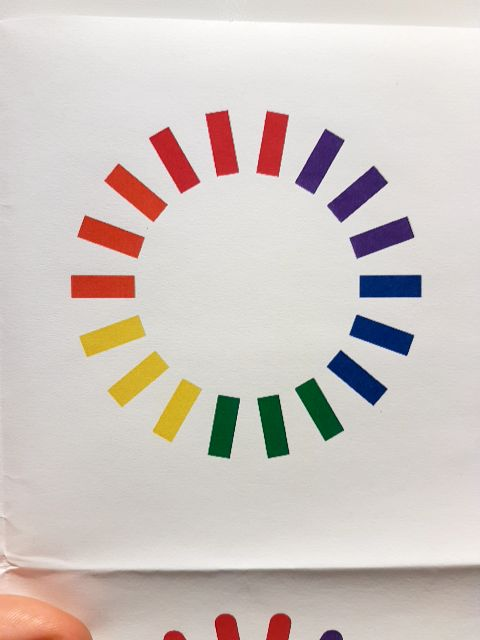
#> input picture tests/test_images/real_test_circle_rgb.png, 480 x 640 px
$ python test2.py   (older library calls are emulated)
#> lines starting #> are read from the running program, lines starting #| are printed output that depends on the picture
from skimage import data, io, segmentation, color
from skimage.filters import rank
from skimage.future import graph
from skimage.color import rgba2rgb
from skimage.morphology import watershed, disk

import numpy as np


def _weight_mean_color(graph, src, dst, n):
    """Callback to handle merging nodes by recomputing mean color.

    The method expects that the mean color of `dst` is already computed.

    Parameters
    ----------
    graph : RAG
        The graph under consideration.
    src, dst : int
        The vertices in `graph` to be merged.
    n : int
        A neighbor of `src` or `dst` or both.

    Returns
    -------
    data : dict
        A dictionary with the `"weight"` attribute set as the absolute
        difference of the mean color between node `dst` and `n`.
    """

    diff = graph.node[dst]['mean color'] - graph.node[n]['mean color']
    diff = np.linalg.norm(diff)
    return {'weight': diff}


def merge_mean_color(graph, src, dst):
    """Callback called before merging two nodes of a mean color distance graph.

    This method computes the mean color of `dst`.

    Parameters
    ----------
    graph : RAG
        The graph under consideration.
    src, dst : int
        The vertices in `graph` to be merged.
    """
    graph.node[dst]['total color'] += graph.node[src]['total color']
    graph.node[dst]['pixel count'] += graph.node[src]['pixel count']
    graph.node[dst]['mean color'] = (
        graph.node[dst]['total color'] / graph.node[dst]['pixel count'])


# img = rgba2rgb(io.imread('tests/test_images/real_test_circle.png'))
img = io.imread('tests/test_images/real_test_circle_rgb.png')
#> img is the input picture: shape (640, 480, 3); mean R, G, B 207.7, 198.9, 194.1
# img = io.imread('tests/test_images/circle_thick_18_round.png')
# img = io.imread('images/debug.png')
# img = data.coffee()
labels = segmentation.slic(img, compactness=30, n_segments=640)
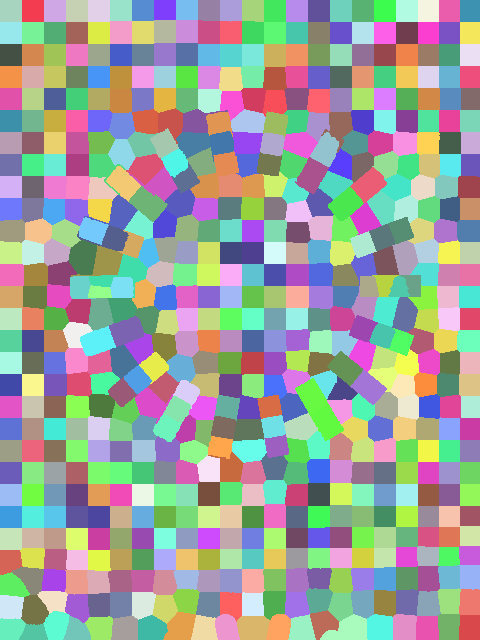
#> labels: shape (640, 480) int64; 617 distinct labels, from 1 to 617; one colour per label, 0 black
g = graph.rag_mean_color(img, labels)

labels2 = graph.merge_hierarchical(
    labels,
    g,
    thresh=35,
    rag_copy=False,
    in_place_merge=True,
    merge_func=merge_mean_color,
    weight_func=_weight_mean_color)
#> (the run stopped early here; a loop or call above may not have finished)
